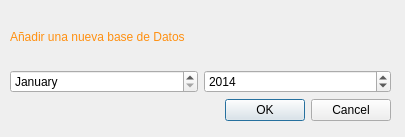
<?xml version="1.0" encoding="UTF-8"?>
<ui version="4.0">
 <class>Dialog</class>
 <widget class="QDialog" name="Dialog">
  <property name="geometry">
   <rect>
    <x>0</x>
    <y>0</y>
    <width>405</width>
    <height>137</height>
   </rect>
  </property>
  <property name="windowTitle">
   <string>Dialog</string>
  </property>
  <widget class="QWidget" name="verticalLayoutWidget">
   <property name="geometry">
    <rect>
     <x>10</x>
     <y>10</y>
     <width>381</width>
     <height>111</height>
    </rect>
   </property>
   <layout class="QVBoxLayout" name="verticalLayout">
    <item>
     <widget class="QLabel" name="label">
      <property name="styleSheet">
       <string notr="true">color: rgb(255, 144, 17);
font: 63 20pt &quot;Ubuntu&quot;;</string>
      </property>
      <property name="text">
       <string>Añadir una nueva base de Datos</string>
      </property>
     </widget>
    </item>
    <item>
     <layout class="QHBoxLayout" name="horizontalLayout_2">
      <item>
       <widget class="QDateEdit" name="dateEdit_2">
        <property name="displayFormat">
         <string>MMMM</string>
        </property>
       </widget>
      </item>
      <item>
       <widget class="QDateEdit" name="dateEdit">
        <property name="date">
         <date>
          <year>2014</year>
          <month>1</month>
          <day>1</day>
         </date>
        </property>
        <property name="displayFormat">
         <string>yyyy</string>
        </property>
        <property name="calendarPopup">
         <bool>false</bool>
        </property>
       </widget>
      </item>
     </layout>
    </item>
    <item>
     <widget class="QDialogButtonBox" name="buttonBox">
      <property name="standardButtons">
       <set>QDialogButtonBox::Cancel|QDialogButtonBox::Ok</set>
      </property>
     </widget>
    </item>
   </layout>
  </widget>
 </widget>
 <resources/>
 <connections/>
</ui>
